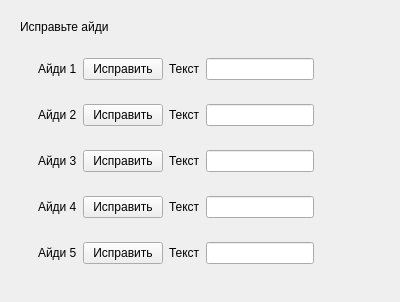
<?xml version="1.0" encoding="UTF-8"?>
<ui version="4.0">
    <class>Form</class>
    <widget class="QWidget" name="Form">
        <property name="geometry">
            <rect>
                <x>0</x>
                <y>0</y>
                <width>400</width>
                <height>302</height>
            </rect>
        </property>
        <property name="windowTitle">
            <string>Form</string>
        </property>
        <layout class="QVBoxLayout" name="verticalLayout">
            <item>
                <widget class="QWidget" name="centralWidt" native="true">
                    <layout class="QVBoxLayout" name="verticalLayout_3">
                        <item>
                            <widget class="QLabel" name="correct_tags_label">
                                <property name="sizePolicy">
                                    <sizepolicy hsizetype="Fixed" vsizetype="Fixed">
                                        <horstretch>0</horstretch>
                                        <verstretch>0</verstretch>
                                    </sizepolicy>
                                </property>
                                <property name="text">
                                    <string>Исправьте айди</string>
                                </property>
                            </widget>
                        </item>
                        <item>
                            <widget class="QWidget" name="in_widget" native="true">
                                <layout class="QVBoxLayout" name="verticalLayout_2">
                                    <item>
                                        <widget class="QWidget" name="correctWidtget" native="true">
                                            <property name="sizePolicy">
                                                <sizepolicy hsizetype="Fixed" vsizetype="Fixed">
                                                    <horstretch>0</horstretch>
                                                    <verstretch>0</verstretch>
                                                </sizepolicy>
                                            </property>
                                            <layout class="QHBoxLayout" name="horizontalLayout">
                                                <item>
                                                    <widget class="QLabel" name="label">
                                                        <property name="text">
                                                            <string>Айди 1</string>
                                                        </property>
                                                    </widget>
                                                </item>
                                                <item>
                                                    <widget class="QPushButton" name="pushButton">
                                                        <property name="text">
                                                            <string>Исправить</string>
                                                        </property>
                                                    </widget>
                                                </item>
                                                <item>
                                                    <widget class="QLabel" name="textToChangeLabel">
                                                        <property name="text">
                                                            <string>Текст</string>
                                                        </property>
                                                    </widget>
                                                </item>
                                                <item>
                                                    <widget class="QLineEdit" name="lineEdit"/>
                                                </item>
                                            </layout>
                                        </widget>
                                    </item>
                                    <item>
                                        <widget class="QWidget" name="correctWidtget_3" native="true">
                                            <property name="sizePolicy">
                                                <sizepolicy hsizetype="Fixed" vsizetype="Fixed">
                                                    <horstretch>0</horstretch>
                                                    <verstretch>0</verstretch>
                                                </sizepolicy>
                                            </property>
                                            <layout class="QHBoxLayout" name="horizontalLayout_7">
                                                <item>
                                                    <widget class="QLabel" name="label_7">
                                                        <property name="text">
                                                            <string>Айди 2</string>
                                                        </property>
                                                    </widget>
                                                </item>
                                                <item>
                                                    <widget class="QPushButton" name="pushButton_7">
                                                        <property name="text">
                                                            <string>Исправить</string>
                                                        </property>
                                                    </widget>
                                                </item>
                                                <item>
                                                    <widget class="QLabel" name="textToChangeLabel_7">
                                                        <property name="text">
                                                            <string>Текст</string>
                                                        </property>
                                                    </widget>
                                                </item>
                                                <item>
                                                    <widget class="QLineEdit" name="lineEdit_7"/>
                                                </item>
                                            </layout>
                                        </widget>
                                    </item>
                                    <item>
                                        <widget class="QWidget" name="correctWidtget_5" native="true">
                                            <property name="sizePolicy">
                                                <sizepolicy hsizetype="Fixed" vsizetype="Fixed">
                                                    <horstretch>0</horstretch>
                                                    <verstretch>0</verstretch>
                                                </sizepolicy>
                                            </property>
                                            <layout class="QHBoxLayout" name="horizontalLayout_9">
                                                <item>
                                                    <widget class="QLabel" name="label_9">
                                                        <property name="text">
                                                            <string>Айди 3</string>
                                                        </property>
                                                    </widget>
                                                </item>
                                                <item>
                                                    <widget class="QPushButton" name="pushButton_9">
                                                        <property name="text">
                                                            <string>Исправить</string>
                                                        </property>
                                                    </widget>
                                                </item>
                                                <item>
                                                    <widget class="QLabel" name="textToChangeLabel_9">
                                                        <property name="text">
                                                            <string>Текст</string>
                                                        </property>
                                                    </widget>
                                                </item>
                                                <item>
                                                    <widget class="QLineEdit" name="lineEdit_9"/>
                                                </item>
                                            </layout>
                                        </widget>
                                    </item>
                                    <item>
                                        <widget class="QWidget" name="correctWidtget_4" native="true">
                                            <property name="sizePolicy">
                                                <sizepolicy hsizetype="Fixed" vsizetype="Fixed">
                                                    <horstretch>0</horstretch>
                                                    <verstretch>0</verstretch>
                                                </sizepolicy>
                                            </property>
                                            <layout class="QHBoxLayout" name="horizontalLayout_8">
                                                <item>
                                                    <widget class="QLabel" name="label_8">
                                                        <property name="text">
                                                            <string>Айди 4</string>
                                                        </property>
                                                    </widget>
                                                </item>
                                                <item>
                                                    <widget class="QPushButton" name="pushButton_8">
                                                        <property name="text">
                                                            <string>Исправить</string>
                                                        </property>
                                                    </widget>
                                                </item>
                                                <item>
                                                    <widget class="QLabel" name="textToChangeLabel_8">
                                                        <property name="text">
                                                            <string>Текст</string>
                                                        </property>
                                                    </widget>
                                                </item>
                                                <item>
                                                    <widget class="QLineEdit" name="lineEdit_8"/>
                                                </item>
                                            </layout>
                                        </widget>
                                    </item>
                                    <item>
                                        <widget class="QWidget" name="correctWidtget_2" native="true">
                                            <property name="sizePolicy">
                                                <sizepolicy hsizetype="Fixed" vsizetype="Fixed">
                                                    <horstretch>0</horstretch>
                                                    <verstretch>0</verstretch>
                                                </sizepolicy>
                                            </property>
                                            <layout class="QHBoxLayout" name="horizontalLayout_6">
                                                <item>
                                                    <widget class="QLabel" name="label_6">
                                                        <property name="text">
                                                            <string>Айди 5</string>
                                                        </property>
                                                    </widget>
                                                </item>
                                                <item>
                                                    <widget class="QPushButton" name="pushButton_6">
                                                        <property name="text">
                                                            <string>Исправить</string>
                                                        </property>
                                                    </widget>
                                                </item>
                                                <item>
                                                    <widget class="QLabel" name="textToChangeLabel_6">
                                                        <property name="text">
                                                            <string>Текст</string>
                                                        </property>
                                                    </widget>
                                                </item>
                                                <item>
                                                    <widget class="QLineEdit" name="lineEdit_6"/>
                                                </item>
                                            </layout>
                                        </widget>
                                    </item>
                                </layout>
                            </widget>
                        </item>
                    </layout>
                </widget>
            </item>
        </layout>
    </widget>
    <resources/>
    <connections/>
</ui>
